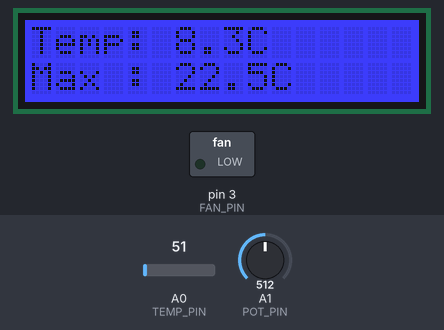
The sketch below on a simulated Arduino Uno, built with avr-gcc and run on an emulated ATmega328P. On the bench: 16×2 character LCD, switched loads named in the sketch (green lamp = pin HIGH). The inputs (shaded band) are chosen by the test bench; at power-on: A0 (TEMP_PIN) = 51, A1 (POT_PIN) = 512. What the sketch prints to the serial monitor is not drawn.

Above: at 1.2 s.
1.3 s: A0 (TEMP_PIN) set to 130
At 2.1 s:
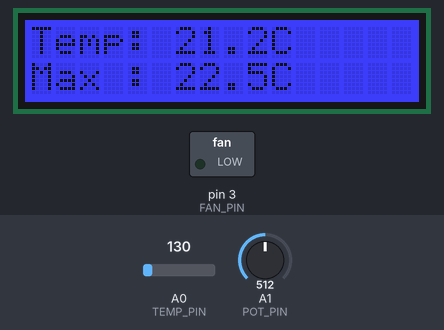
3.1 s: A0 (TEMP_PIN) set to 148
At 4.8 s:
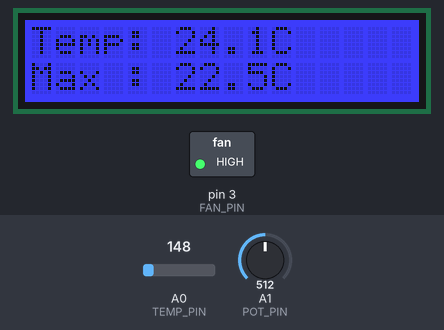
4.9 s: A1 (POT_PIN) set to 605
At 6.3 s:
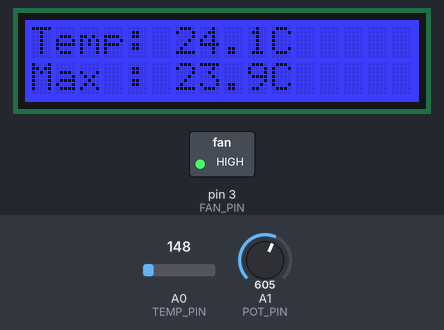
6.6 s: A1 (POT_PIN) set to 632
At 7.7 s:
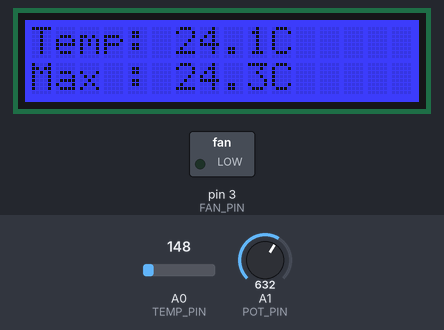
8.6 s: A0 (TEMP_PIN) set to 163
At 9.04 s:
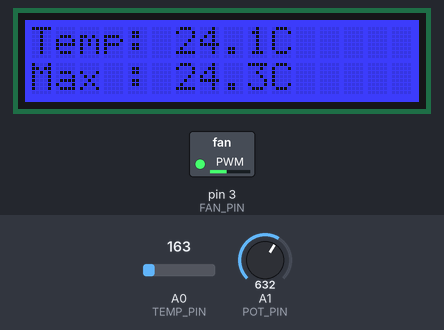
10.6 s: A1 (POT_PIN) set to 716
At 12.1 s:
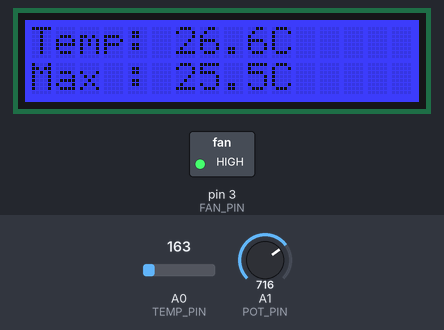
Timing chart, 0 to 13.6 s (numbered marks = the images above; inputs shaded):
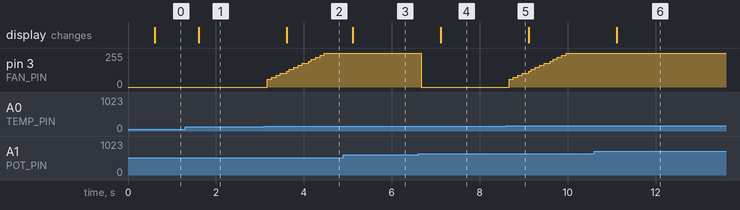

The sketch:

MT2TA4_Lab_04.ino
```cpp
/*
Karman Sidhu

Lab 4
*/

// the fsm contains the following states
/*
1. Initialization: Intialization variables and the setup to begin
2. Monitor: This state only monitors when the intial condition currentTemp > maxTemp (otherwise monitoring the  current temp is done in all states using a helper function)
3. Fan Ramp: This is where we increase the speed of the fan gradually until it hits 255 (100% duty)
4. Fan Full: This is where the fan continously keeps spinning at 255 (100% duty) until the current temp is equal to or below the max temp
*/


#include <TimerOne.h> // to generate 100 ms interrupts
#include <Wire.h>
#include "DFRobot_RGBLCD1602.h"

const int POT_PIN = A1; //set to potentiometer to set max temp
const int TEMP_PIN = A0;  // connected to LM35 temperature sensor output
const int FAN_PIN = 3; // PWM pin to control fan through optocoupler/MOSFET circuit

enum StateType {INIT_STATE, MONITOR_STATE, FAN_RAMP_STATE, FAN_FULL_STATE};

enum Action { INIT, MONITOR, RAMP_FAN, RUN_FAN};

const char* stateNames[] = {"INIT", "MONITOR", "RAMP_FAN", "FAN_FULL"};
const char* actionNames[] = {"INIT", "MONITOR", "RAMP_FAN", "RUN_FAN"};

//global variables

// flag for timer interrupt for 100 ms
volatile bool tick100ms = false;
int lcdCounter =0; // to control how often lcd is updated
int beatCounter = 0;  // to control the periodic serial printing

DFRobot_RGBLCD1602 lcd(0x6B, 16, 2);

float maxTemp = 0;
float currentTemp =0;

int fanSpeed = 0; // current pwm value sent to the fan between 0 and 255
const int rampStep = 15; //amount of speed being added every 100ms


//function prototypes

void InitSystem();  //initalizing the system
void MonitorTemp();  //normal monitoring state
void RampFan(); // gradually increase the fan speed
void RunFan(); // running fan at full speeed
void timerISR(); // isr for interrupt
void updateLCD(); //updating lcd display
void printBeat(); //printing current data to serial monitor (for me)
void readTemp(); // reads temp sensor and converting to celsius


static void (*action_table[])(void) = {
  InitSystem,  // INIT
  MonitorTemp, //MONITOR
  RampFan, // RAMP_FAN
  RunFan // RUN_FAN
};

StateType curr_state = INIT_STATE;
Action curr_action = INIT;

void setup(){
  Serial.begin(9600);

  Wire.begin();

  //setting fan control pin to output
  pinMode(FAN_PIN, OUTPUT);

  lcd.init();
  lcd.setRGB(0,0,255);
  lcd.clear();

  //initializing interrupt

  Timer1.initialize(100000);
  Timer1.attachInterrupt(timerISR);

  Serial.println("System Heartbeat Started: 10 Hz");

}

void loop(){
  //runnign every 100 ms when ISR sets the flag as true
  if (tick100ms){
    tick100ms = false;  //reset the flag

    int potValue = analogRead(POT_PIN);  // reading the potentiometer value between 0-1023

    //modifying the reading to temp range between 15 to 30 deg celcius
    maxTemp =  15.0 + ((float)potValue/1023.0)*15.0;

    // just to periodically update serial monitor data every 1 second

    beatCounter++;
    if(beatCounter>=10){
      printBeat();
      beatCounter = 0;
    }

    // updating lcd every 0.5 seconds

    lcdCounter++;
    if(lcdCounter >=5){
      updateLCD();
      lcdCounter = 0;
    }
    //execute the current fsm action
    action_table [curr_action]();
  }
}


void InitSystem(){

  //read the current tem[]
  readTemp();
  fanSpeed = 0; //ensure fan starts from 0
  analogWrite(FAN_PIN, fanSpeed); //sending pwm value to fan

  //transition to monitorcstate
  curr_state = MONITOR_STATE;
  curr_action = MONITOR;
}

void MonitorTemp(){

 //Read sensors

  readTemp();

  //if the temp exceeds the max transition to the fan ramp state

  if (currentTemp> maxTemp){
    curr_state = FAN_RAMP_STATE;
    curr_action = RAMP_FAN;
    }
  }

void RampFan(){

  //read temp again

  readTemp();

  //increase fan gradually by 15 e
  fanSpeed += rampStep;

  //ensure min pwm to start spinning fan
  if (fanSpeed>0 && fanSpeed <60){
    fanSpeed = 60;
  }

  //to stop pwn from passing the max
  if (fanSpeed > 255){
    fanSpeed = 255;
  }

  //to prevent negative values incase
  if (fanSpeed <0){
    fanSpeed =0;
  }

  //output the pwm signal to the fan

  analogWrite (FAN_PIN, fanSpeed);

  // if max speed reached transition to the full speed state called run fan
  if (fanSpeed>=255){
    curr_state = FAN_FULL_STATE;
    curr_action = RUN_FAN;
  }

  //else if the temp drops below the max,

  else if (currentTemp < maxTemp){

    //turn the fan off
    fanSpeed = 0;
    analogWrite(FAN_PIN, fanSpeed);

    //return to the monitoring state
    curr_state = MONITOR_STATE;
    curr_action = MONITOR;
  }
}

void RunFan(){

  //read the temp
  readTemp();

  //keep the fan running at full speed
  analogWrite(FAN_PIN, 255);

  //if temp drops below max

  if (currentTemp <= maxTemp){

    //turn the fan off and go back into the monitor state
    fanSpeed = 0;
    analogWrite(FAN_PIN, fanSpeed);
    curr_state = MONITOR_STATE;
    curr_action = MONITOR;
  }
}

void readTemp(){

  // storing the resistance value coming from the potentiometer
  //reads analog voltage from tempsensor
  int sensorValue = analogRead(TEMP_PIN);

  //convert adc to voltage
  //corresponds to 0-5 volts
  //voltage = (ADC * 5V) / 1023
  // outputs 10 mV per celcius but amplifier has gain of 3
  //then the output is 30 mV per celsius
  //temp = voltage/0.03

  //assuming that there is a 3x ampliifier gain
  currentTemp = ((float)sensorValue*5.0 / 1023.0) / 0.03;
}


void timerISR(){
  tick100ms = true;
}

void updateLCD(){
  lcd.setCursor(0,0);
  lcd.print("Temp: ");
  lcd.print(currentTemp, 1);
  lcd.print("C         ");

  lcd.setCursor(0,1);
  lcd.print("Max : ");
  lcd.print(maxTemp, 1);
  lcd.print("C         ");
}


void printBeat(){
  Serial.print("State: ");
  Serial.print(stateNames[curr_state]);

  Serial.print(" | Action: ");
  Serial.print(actionNames[curr_action]);

  Serial.print(" | Temp:  ");
  Serial.print(currentTemp, 1);

  Serial.print("C | Max: ");
  Serial.print(maxTemp, 1);

  Serial.print("C | Fan: ");
  Serial.println(fanSpeed);


}
```

Measured:
- the behaviour switches between 138 and 139 on A0 (TEMP_PIN) (found by bisection; images 1 and 2)
- the behaviour switches between 621 and 622 on A1 (POT_PIN) (found by bisection; images 3 and 4)
- after the input at 1.3 s, the display: changes after 0.31 s (image 1)
- after the input at 3.1 s, pin 3 (FAN_PIN): moves from 0/255 to 255/255 over 1.3 s, starting after 0.07 s; the display: changes after 0.51 s (image 2)
- after the input at 4.9 s, the display: changes after 0.21 s (image 3)
- after the input at 6.6 s, pin 3 (FAN_PIN): 255/255 → 0/255 after 0.07 s; the display: changes after 0.51 s (image 4)
- after the input at 8.6 s, pin 3 (FAN_PIN): moves from 0/255 to 255/255 over 1.3 s, starting after 0.07 s
- after the input at 10.6 s, the display: changes after 0.51 s (image 6)
